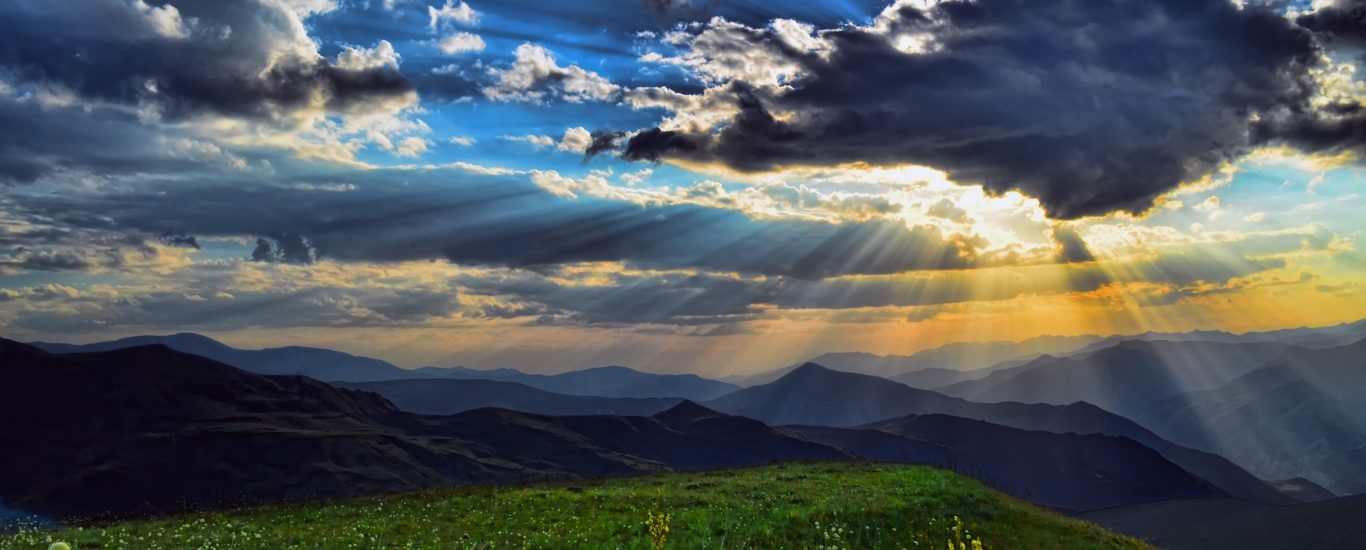
#> input picture Sample/Files/naturesample.jpg, 1366 x 550 px
$ python sample.py
#> lines starting #> are read from the running program, lines starting #| are printed output that depends on the picture; long printed decimals are rounded
import numpy as np
import matplotlib.pyplot as plt
import cv2

img = cv2.imread('naturesample.jpg',0)
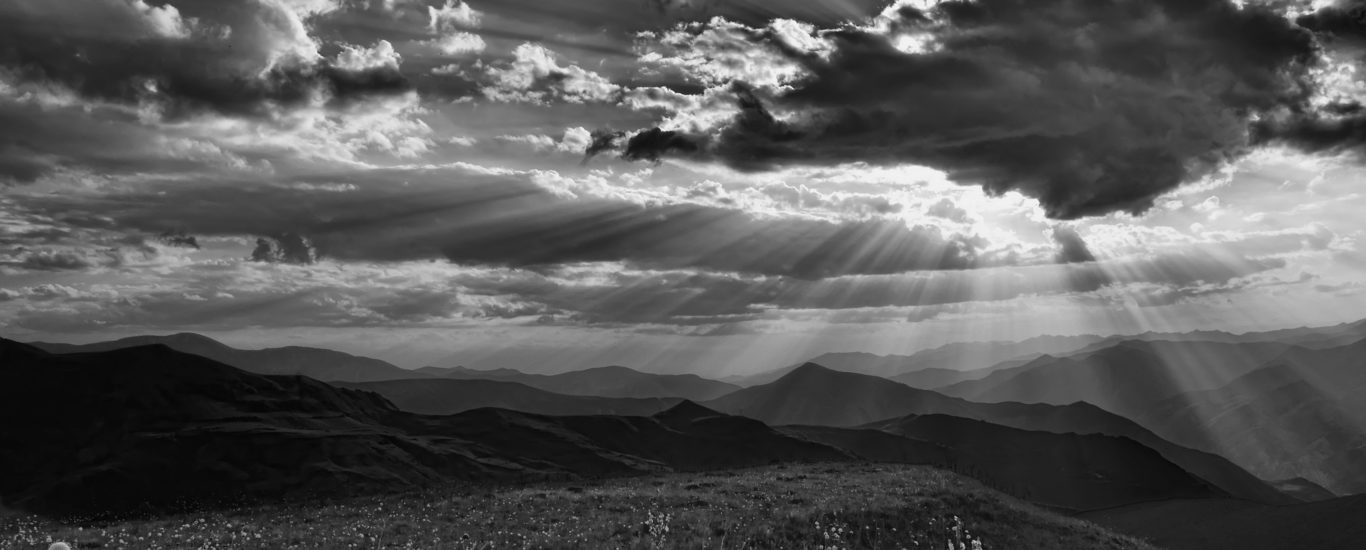
#> img: shape (550, 1366); min 0, max 255, mean 87.9
cv2.imshow('Image',img);

width,height = img.shape[:2]
#> width = 550; height = 1366

xaxis = []
histarr = []
mean = 0
mode = 0
modeval = 0
median = 0
varience = 0

for x in range(256):
    xaxis.append(x)
    histarr.append(0)

for y in range(height):
    for x in range(width):
        loc = img[x][y]
        mean += loc/(width*height)
        histarr[loc] += 1
#> after the loop, histarr = 256 values, max 11630 at index 10, min 0 at index 251, mean 2934.8; mean = 87.94

for x in range(256):
    if(histarr[x]>modeval):
        modeval = histarr[x]
        mode = x
#> this loop made 256 passes
#> modeval on passes 1, 3, 4, 5, 6, 7, 8, 9, 10, 11: 3, 4, 8, 24, 62, 234, 777, 2354, 7580, 11630
#> after the loop, mode = 10; modeval = 11630

median = 255/2

print('Mean = ', mean)
#| Mean =  87.935
print('mode = ', mode)
#| mode =  10
print('median = ', median)

for x in range(256):
    varience += (1/(height*width))*(x-mean)*(x-mean)*histarr[x]
#> this loop made 256 passes
#> varience on passes 1 to 3: 0.0309, 0.051, 0.0903
#> after the loop, varience = 3195.2
print('varience = ',varience)
#| varience =  3195.190

plt.bar(xaxis,histarr)
plt.show()
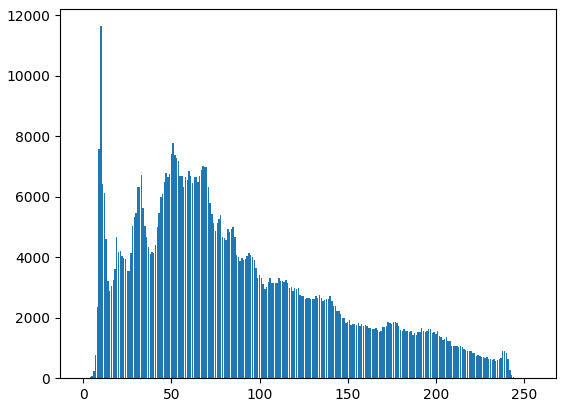
#> figure drawn by matplotlib, 1 panel; tallest bar 11630 high, from x = 9.6 to 10.4

$ run again, with Sample/Files/Equ own img1.PNG saved as Sample/Files/naturesample.jpg
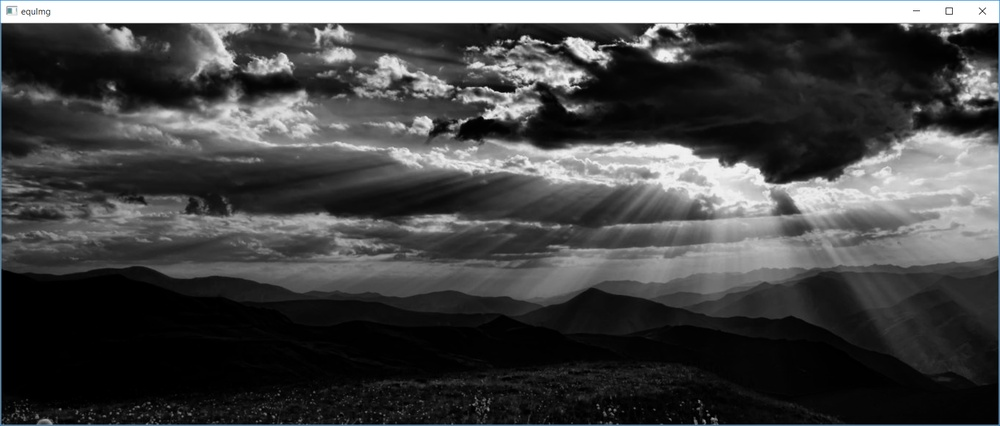
#> input picture Sample/Files/Equ own img1.PNG, 1000 x 426 px, shrunk from 1712 x 730 before the run
#> after the loop `for y in range(height):`: histarr = 256 values, max 24907 at index 0, min 4 at index 247, mean 1664.1; mean = 70.1
#> the loop `for x in range(256):` made 256 passes
#> modeval on pass 1: 24907
#> after the loop `for x in range(256):`: mode = 0; modeval = 24907
#| Mean =  70.105
#| mode =  0
#> the loop `for x in range(256):` made 256 passes
#> varience on passes 1 to 3: 287.3, 420.7, 512.2
#> after the loop `for x in range(256):`: varience = 5313
#| varience =  5313.047
#> `plt.show()`:
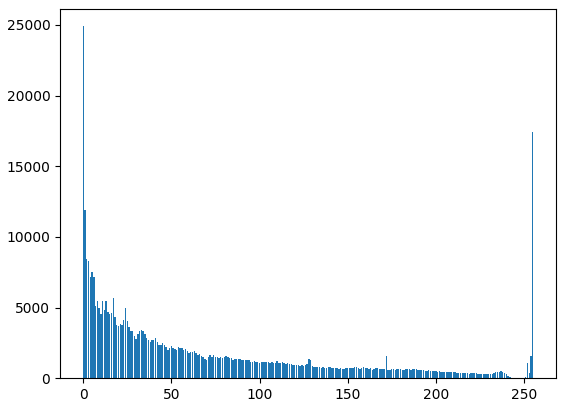
#> figure drawn by matplotlib, 1 panel; tallest bar 24907 high, from x = -0.4 to 0.4

$ run again, with Sample/Files/Equ own img2.PNG saved as Sample/Files/naturesample.jpg
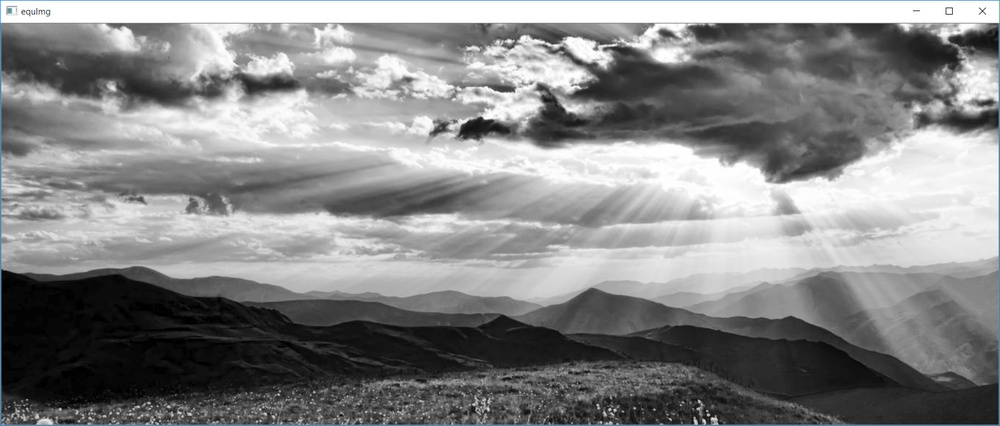
#> input picture Sample/Files/Equ own img2.PNG, 1000 x 426 px, shrunk from 1712 x 730 before the run
#> after the loop `for y in range(height):`: histarr = 256 values, max 17942 at index 255, min 535 at index 0, mean 1664.1; mean = 134.3
#> the loop `for x in range(256):` made 256 passes
#> modeval on passes 1, 2, 3, 4, 8, 256: 535, 677, 890, 1996, 3524, 17942
#> after the loop `for x in range(256):`: mode = 255; modeval = 17942
#| Mean =  134.272
#| mode =  255
#> the loop `for x in range(256):` made 256 passes
#> varience on passes 1 to 3: 22.64, 50.87, 87.42
#> after the loop `for x in range(256):`: varience = 5796.8
#| varience =  5796.802
#> `plt.show()`:
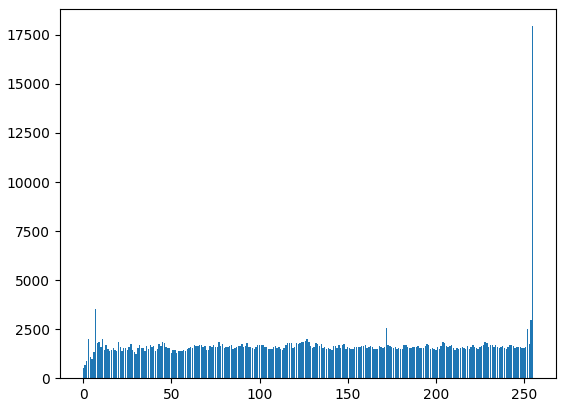
#> figure drawn by matplotlib, 1 panel; tallest bar 17942 high, from x = 254.6 to 255.4
